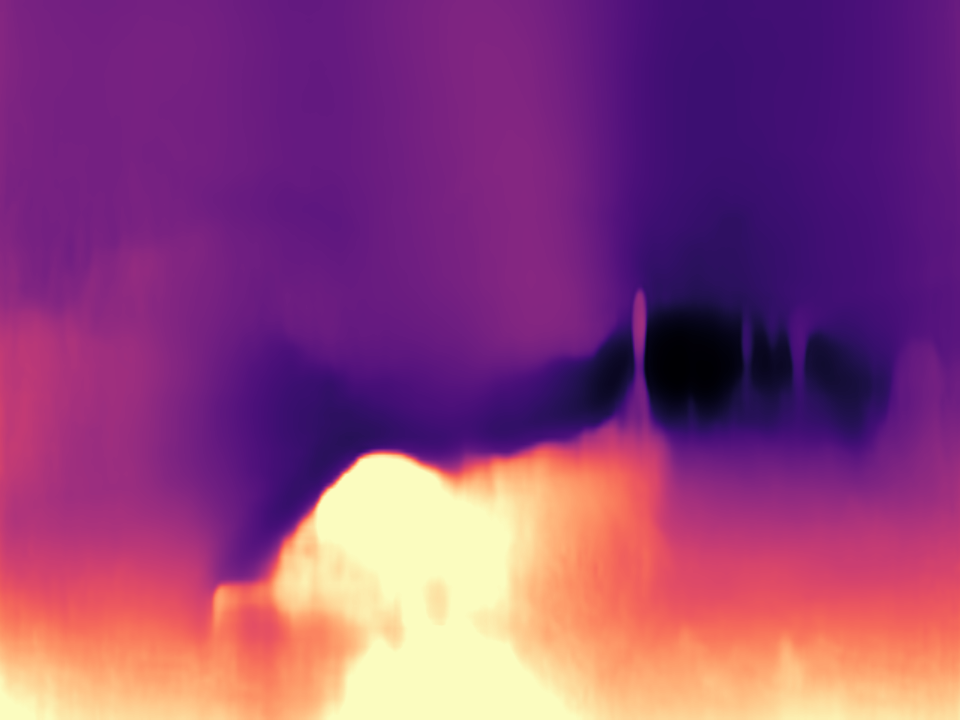
#> input picture depth_ex.png, 960 x 720 px
$ jupyter execute --allow-errors Untitled.ipynb
#> lines starting #> are read from the running program, lines starting #| are printed output that depends on the picture; long printed decimals are rounded
#> (a cell that did not finish here is left out)

[cell 2]
import cv2
import numpy as np
import matplotlib.pyplot as plt
read_from_path = 'depth_ex.png'
img = cv2.imread(read_from_path)[:,:,::-1]
plt.title('depth (color)')
plt.imshow(img, cmap='gray')
plt.show()
img = cv2.imread(read_from_path, cv2.IMREAD_GRAYSCALE)/255
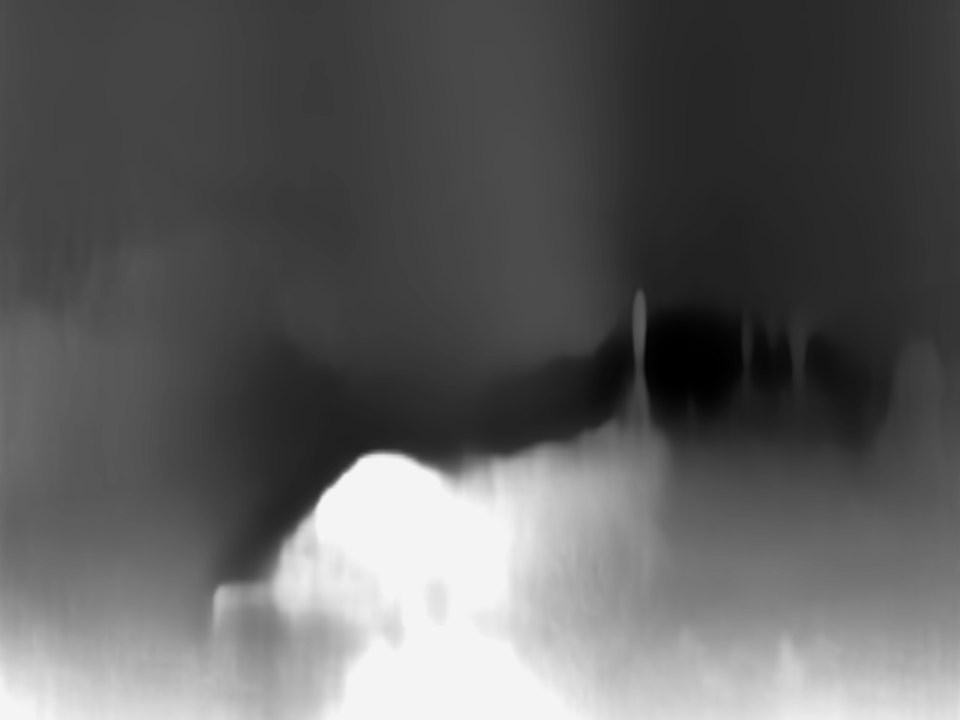
#> img: shape (720, 960) float64; min 0, max 0.957, mean 0.372
#cv2.circle(img, (int(0), int(0)), int(100), (1, 0, 0), -1)
plt.title('depth (gray)')
plt.imshow(img, cmap='gray')
plt.show()
height = img.shape[0]
#> height = 720
width = img.shape[1]
#> width = 960
height_cut = int(height/3)
#> height_cut = 240
width_cut = int(width/3)
#> width_cut = 320
directions = {
    'left':(0, 1)
    ,'right':(2, 1)
    ,'up':(1, 0)
    ,'down':(1, 2)
    ,'forward':(1, 1)
       }
for direction in directions:
    x = directions[direction][0]
    y = directions[direction][1]
    img_cut = img[y*height_cut:(y+1)*height_cut, x*width_cut:(x+1)*width_cut]
    plt.title(direction)
    plt.imshow(img_cut, cmap='gray')
    plt.show()
    reward = 1 - np.mean(img_cut)
    print('reward', reward)
    directions[direction] = reward
#> this loop made 5 passes
#> (x, y, reward) on passes 2 to 5: (2, 1, 0.841), (1, 0, 0.743), (1, 2, 0.145), (1, 1, 0.741)
#> reward on pass 1: 0.713
#| reward 0.7129
#| reward 0.841
#| reward 0.7434
#| reward 0.1448
#| reward 0.7408
#> pass 1, `img_cut = img[y*height_cut:(y+1)*height_cut, x*width_cut:(x+1)*width_c..`:
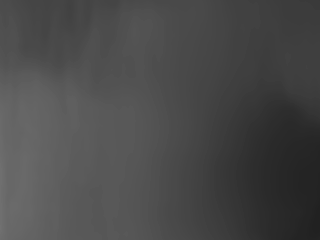
#> img_cut: shape (240, 320) float64; min 0.129, max 0.443, mean 0.287
#> pass 2, `img_cut = img[y*height_cut:(y+1)*height_cut, x*width_cut:(x+1)*width_c..`:
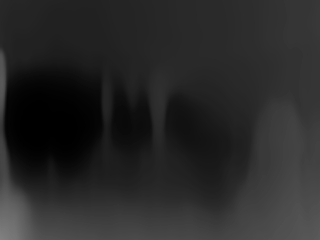
#> img_cut: shape (240, 320) float64; min 0, max 0.506, mean 0.159
#> pass 3, `img_cut = img[y*height_cut:(y+1)*height_cut, x*width_cut:(x+1)*width_c..`:
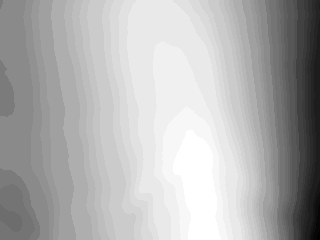
#> img_cut: shape (240, 320) float64; min 0.161, max 0.298, mean 0.257; drawn with min black and max white
#> after the loop:
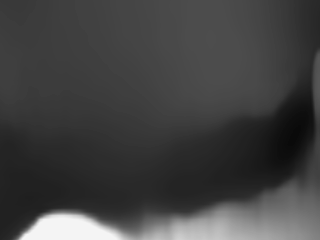
#> img_cut: shape (240, 320) float64; min 0.0392, max 0.957, mean 0.259
#> after the loop, directions = {'left': 0.713, 'right': 0.841, 'up': 0.743, 'down': 0.145, 'forward': 0.741}

$ run again, with diagUpLeft.png copied over depth_ex.png
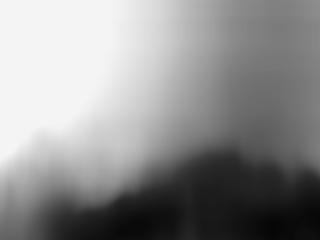
#> input picture diagUpLeft.png, 320 x 240 px
#> img is the input picture: shape (240, 320, 3); min 5, max 244, mean 142.4
#> img: shape (240, 320) float64
#> the loop `for direction in directions:` made 5 passes
#> (x, y, reward) on passes 2 to 5: (2, 1, 0.585), (1, 0, 0.195), (1, 2, 0.799), (1, 1, 0.332)
#> (printed output is left out)
#> pass 1, `img_cut = img[y*height_cut:(y+1)*height_cut, x*width_cut:(x+1)*width_c..`:
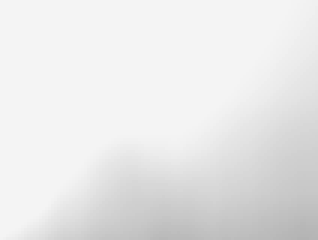
#> img_cut: shape (80, 106) float64 (shown 3 times larger); min 0.702, max 0.957, mean 0.909
#> after the loop `for direction in directions:`:
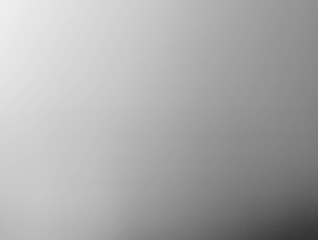
#> img_cut: shape (80, 106) float64 (shown 3 times larger); min 0.196, max 0.933, mean 0.668
#> after the loop `for direction in directions:`: directions = {'left': 0.0906, 'right': 0.585, 'up': 0.195, 'down': 0.799, 'forward': 0.332}

$ run again, with diagUpRight.png copied over depth_ex.png
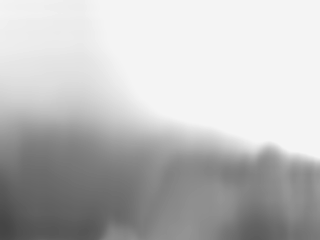
#> input picture diagUpRight.png, 320 x 240 px
#> img is the input picture: shape (240, 320, 3); min 69, max 244, mean 189.4
#> img: shape (240, 320) float64
#> the loop `for direction in directions:` made 5 passes
#> (x, y, reward) on passes 2 to 5: (2, 1, 0.0813), (1, 0, 0.0442), (1, 2, 0.485), (1, 1, 0.178)
#> (printed output is left out)
#> pass 1, `img_cut = img[y*height_cut:(y+1)*height_cut, x*width_cut:(x+1)*width_c..`:
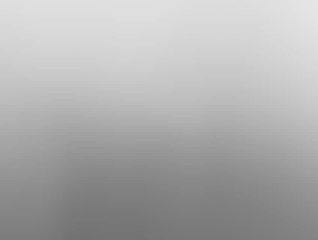
#> img_cut: shape (80, 106) float64 (shown 3 times larger); min 0.447, max 0.898, mean 0.683
#> after the loop `for direction in directions:`:
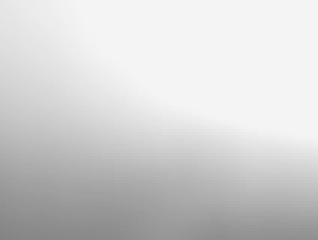
#> img_cut: shape (80, 106) float64 (shown 3 times larger); min 0.514, max 0.957, mean 0.822
#> after the loop `for direction in directions:`: directions = {'left': 0.317, 'right': 0.0813, 'up': 0.0442, 'down': 0.485, 'forward': 0.178}

$ run again, with forward.png copied over depth_ex.png
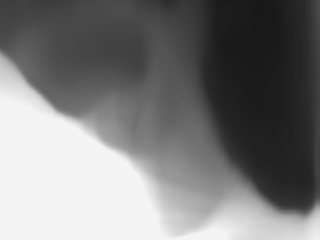
#> input picture forward.png, 320 x 240 px
#> img is the input picture: shape (240, 320, 3); min 23, max 244, mean 123.1
#> img: shape (240, 320) float64
#> the loop `for direction in directions:` made 5 passes
#> (x, y, reward) on passes 2 to 5: (2, 1, 0.85), (1, 0, 0.735), (1, 2, 0.189), (1, 1, 0.56)
#> (printed output is left out)
#> pass 1, `img_cut = img[y*height_cut:(y+1)*height_cut, x*width_cut:(x+1)*width_c..`:
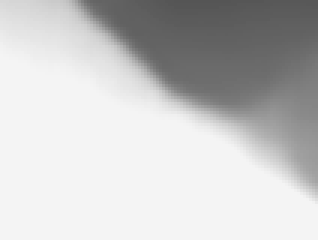
#> img_cut: shape (80, 106) float64 (shown 3 times larger); min 0.333, max 0.957, mean 0.779
#> after the loop `for direction in directions:`:
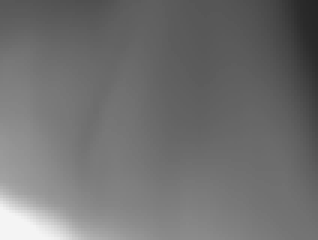
#> img_cut: shape (80, 106) float64 (shown 3 times larger); min 0.145, max 0.957, mean 0.44
#> after the loop `for direction in directions:`: directions = {'left': 0.221, 'right': 0.85, 'up': 0.735, 'down': 0.189, 'forward': 0.56}
